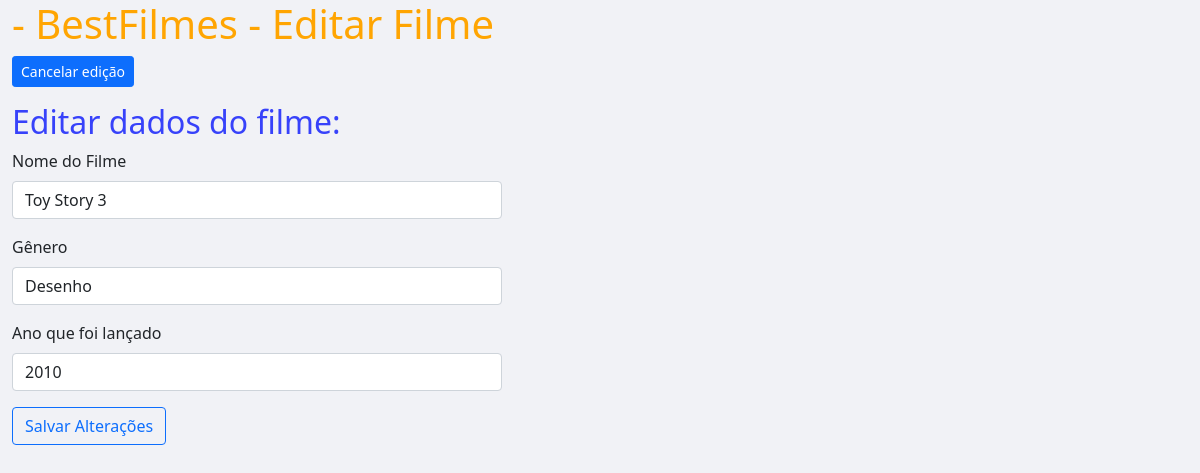
The page /sistema/editar.php?id=14 (signed in) on the database its author committed.
### tables this page shows
CREATE TABLE `filmes_tb` (
  `id` int(11) NOT NULL,
  `nome` varchar(60) NOT NULL,
  `genero` varchar(40) NOT NULL,
  `ano` int(11) NOT NULL
);

### database/filmes.dao.php (called while the page is built, shortened)
<?php
function buscar_filmes()
{
	$conn = conectar();;
	$sql = "SELECT * FROM filmes_tb";
	$result = mysqli_query($conn, $sql);
	if (mysqli_affected_rows($conn) > 0)
	{
		return $result;
	}
	else
	{
		return null;
	}
}
 ?>

### sistema/editar.php (the view, shortened to what this page needs)
<?php include_once 'lock.php';
      include_once '../database/filmes.dao.php';
      if (!isset($_GET['id']))
      {
      		header('location:index.php?msg=idinvaldo');
      }
      else
      {
      	$result = buscar_filmes($_GET['id']);
      	if ($result == null)
      	{
      		header('location:index.php?msg=idinvaldo');
      	}
      	else
      	{
      		$filme = mysqli_fetch_assoc($result);
      	}
      }
?>
<!DOCTYPE html>
<html>
<head>
	<link href="https://cdn.jsdelivr.net/npm/bootstrap@5.1.3/dist/css/bootstrap.min.css" rel="stylesheet">
	<link rel="stylesheet" type="text/css" href="../css/style.css">
</head>
<body class="container-fluid">
	<h1> - BestFilmes - Editar Filme</h1>
	<p>
		<a href="index.php" class="btn btn-primary btn-sm">Cancelar edição</a>
	</p>
	<h2>Editar dados do filme:</h2>
	<div class="col-5" >
		<form action="editado.php" method="post">
			<p>
				<label class="form-label">Nome do Filme</label><br>
				<input type="text" name="nome" required value="<?= $filme['nome'] ?>" class="form-control">
			</p>
			<p>
				<label class="form-label">Gênero</label><br>
				<input type="text" name="genero" required value="<?= $filme['genero'] ?>" class="form-control">
			</p>
			<p>
				<label class="form-label">Ano que foi lançado</label><br>
				<input type="number" name="ano" min="1900" max="<?= date('Y'); ?>" required value="<?= $filme['ano'] ?>" class="form-control">
			</p>
			<p>
				<button type="submit" name="salvar" class="btn btn-outline-primary"> Salvar Alterações </button>
			</p>
		</form>
    </div>
</body>
</html>

### css/style.css (style rules this page uses)
body { background-color:#f1f2f6; }
h1 { color: #ffa502; }
h2 { color: #3742fa; }

### rows shown on the page
filmes_tb: nome "Toy Story 3", genero "Desenho", ano "2010"
